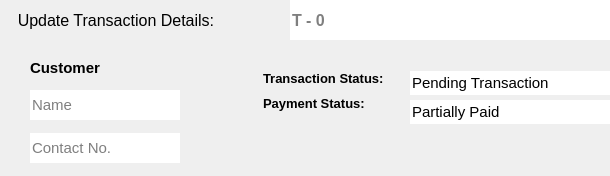
                     <widget class="QWidget" name="utd_detail_widget" native="true">
                      <layout class="QVBoxLayout" name="verticalLayout_70">
                       <property name="leftMargin">
                        <number>0</number>
                       </property>
                       <property name="topMargin">
                        <number>0</number>
                       </property>
                       <property name="rightMargin">
                        <number>0</number>
                       </property>
                       <property name="bottomMargin">
                        <number>0</number>
                       </property>
                       <item>
                        <layout class="QHBoxLayout" name="update_transaction_details">
                         <property name="spacing">
                          <number>0</number>
                         </property>
                         <property name="leftMargin">
                          <number>0</number>
                         </property>
                         <property name="topMargin">
                          <number>0</number>
                         </property>
                         <property name="rightMargin">
                          <number>0</number>
                         </property>
                         <property name="bottomMargin">
                          <number>0</number>
                         </property>
                         <item>
                          <widget class="QLabel" name="utd_label">
                           <property name="minimumSize">
                            <size>
                             <width>290</width>
                             <height>40</height>
                            </size>
                           </property>
                           <property name="maximumSize">
                            <size>
                             <width>280</width>
                             <height>16777215</height>
                            </size>
                           </property>
                           <property name="font">
                            <font>
                             <pointsize>12</pointsize>
                            </font>
                           </property>
                           <property name="text">
                            <string>    Update Transaction Details:    </string>
                           </property>
                          </widget>
                         </item>
                         <item>
                          <widget class="QLineEdit" name="utd_id">
                           <property name="minimumSize">
                            <size>
                             <width>0</width>
                             <height>40</height>
                            </size>
                           </property>
                           <property name="font">
                            <font>
                             <pointsize>12</pointsize>
                             <weight>75</weight>
                             <bold>true</bold>
                            </font>
                           </property>
                           <property name="frame">
                            <bool>false</bool>
                           </property>
                           <property name="readOnly">
                            <bool>true</bool>
                           </property>
                           <property name="placeholderText">
                            <string>T - 0</string>
                           </property>
                          </widget>
                         </item>
                        </layout>
                       </item>
                       <item>
                        <layout class="QHBoxLayout" name="horizontalLayout_64">
                         <property name="spacing">
                          <number>13</number>
                         </property>
                         <item>
                          <layout class="QVBoxLayout" name="verticalLayout_66">
                           <property name="leftMargin">
                            <number>30</number>
                           </property>
                           <property name="topMargin">
                            <number>13</number>
                           </property>
                           <property name="rightMargin">
                            <number>30</number>
                           </property>
                           <property name="bottomMargin">
                            <number>13</number>
                           </property>
                           <item>
                            <widget class="QLabel" name="label_57">
                             <property name="font">
                              <font>
                               <pointsize>11</pointsize>
                               <weight>75</weight>
                               <bold>true</bold>
                              </font>
                             </property>
                             <property name="text">
                              <string>Customer</string>
                             </property>
                            </widget>
                           </item>
                           <item>
                            <widget class="QLineEdit" name="customer_name_utd">
                             <property name="minimumSize">
                              <size>
                               <width>150</width>
                               <height>30</height>
                              </size>
                             </property>
                             <property name="font">
                              <font>
                               <pointsize>11</pointsize>
                              </font>
                             </property>
                             <property name="maxLength">
                              <number>70</number>
                             </property>
                             <property name="frame">
                              <bool>false</bool>
                             </property>
                             <property name="placeholderText">
                              <string>Name</string>
                             </property>
                             <property name="cursorMoveStyle">
                              <enum>Qt::VisualMoveStyle</enum>
                             </property>
                            </widget>
                           </item>
                           <item>
                            <widget class="QLineEdit" name="contact_num_utd">
                             <property name="minimumSize">
                              <size>
                               <width>150</width>
                               <height>30</height>
                              </size>
                             </property>
                             <property name="font">
                              <font>
                               <pointsize>11</pointsize>
                              </font>
                             </property>
                             <property name="inputMethodHints">
                              <set>Qt::ImhDigitsOnly</set>
                             </property>
                             <property name="maxLength">
                              <number>15</number>
                             </property>
                             <property name="frame">
                              <bool>false</bool>
                             </property>
                             <property name="placeholderText">
                              <string>Contact No.</string>
                             </property>
                            </widget>
                           </item>
                          </layout>
                         </item>
                         <item>
                          <spacer name="horizontalSpacer_29">
                           <property name="orientation">
                            <enum>Qt::Horizontal</enum>
                           </property>
                           <property name="sizeHint" stdset="0">
                            <size>
                             <width>40</width>
                             <height>20</height>
                            </size>
                           </property>
                          </spacer>
                         </item>
                         <item>
                          <widget class="QWidget" name="widget_11" native="true">
                           <property name="sizePolicy">
                            <sizepolicy hsizetype="Preferred" vsizetype="Fixed">
                             <horstretch>0</horstretch>
                             <verstretch>0</verstretch>
                            </sizepolicy>
                           </property>
                           <layout class="QHBoxLayout" name="horizontalLayout_65">
                            <property name="spacing">
                             <number>26</number>
                            </property>
                            <property name="leftMargin">
                             <number>0</number>
                            </property>
                            <property name="topMargin">
                             <number>0</number>
                            </property>
                            <property name="rightMargin">
                             <number>0</number>
                            </property>
                            <property name="bottomMargin">
                             <number>0</number>
                            </property>
                            <item>
                             <layout class="QVBoxLayout" name="verticalLayout_78">
                              <property name="spacing">
                               <number>10</number>
                              </property>
                              <property name="topMargin">
                               <number>13</number>
                              </property>
                              <property name="rightMargin">
                               <number>0</number>
                              </property>
                              <item>
                               <widget class="QLabel" name="label_61">
                                <property name="font">
                                 <font>
                                  <pointsize>10</pointsize>
                                  <weight>75</weight>
                                  <bold>true</bold>
                                 </font>
                                </property>
                                <property name="text">
                                 <string>Transaction Status:</string>
                                </property>
                               </widget>
                              </item>
                              <item>
                               <widget class="QLabel" name="label_59">
                                <property name="font">
                                 <font>
                                  <pointsize>10</pointsize>
                                  <weight>75</weight>
                                  <bold>true</bold>
                                 </font>
                                </property>
                                <property name="text">
                                 <string>Payment Status:</string>
                                </property>
                               </widget>
                              </item>
                              <item>
                               <spacer name="verticalSpacer_16">
                                <property name="orientation">
                                 <enum>Qt::Vertical</enum>
                                </property>
                                <property name="sizeHint" stdset="0">
                                 <size>
                                  <width>20</width>
                                  <height>40</height>
                                 </size>
                                </property>
                               </spacer>
                              </item>
                             </layout>
                            </item>
                            <item>
                             <layout class="QVBoxLayout" name="verticalLayout_79">
                              <property name="spacing">
                               <number>5</number>
                              </property>
                              <property name="leftMargin">
                               <number>0</number>
                              </property>
                              <property name="topMargin">
                               <number>13</number>
                              </property>
                              <property name="rightMargin">
                               <number>0</number>
                              </property>
                              <item>
                               <widget class="QLineEdit" name="lineEdit_3">
                                <property name="minimumSize">
                                 <size>
                                  <width>200</width>
                                  <height>0</height>
                                 </size>
                                </property>
                                <property name="font">
                                 <font>
                                  <pointsize>11</pointsize>
                                 </font>
                                </property>
                                <property name="text">
                                 <string>Pending Transaction</string>
                                </property>
                                <property name="frame">
                                 <bool>false</bool>
                                </property>
                                <property name="alignment">
                                 <set>Qt::AlignLeading|Qt::AlignLeft|Qt::AlignVCenter</set>
                                </property>
                                <property name="readOnly">
                                 <bool>true</bool>
                                </property>
                               </widget>
                              </item>
                              <item>
                               <widget class="QLineEdit" name="lineEdit_4">
                                <property name="minimumSize">
                                 <size>
                                  <width>200</width>
                                  <height>0</height>
                                 </size>
                                </property>
                                <property name="font">
                                 <font>
                                  <pointsize>11</pointsize>
                                 </font>
                                </property>
                                <property name="text">
                                 <string>Partially Paid</string>
                                </property>
                                <property name="frame">
                                 <bool>false</bool>
                                </property>
                                <property name="alignment">
                                 <set>Qt::AlignLeading|Qt::AlignLeft|Qt::AlignVCenter</set>
                                </property>
                                <property name="readOnly">
                                 <bool>true</bool>
                                </property>
                               </widget>
                              </item>
                              <item>
                               <spacer name="verticalSpacer_17">
                                <property name="orientation">
                                 <enum>Qt::Vertical</enum>
                                </property>
                                <property name="sizeHint" stdset="0">
                                 <size>
                                  <width>20</width>
                                  <height>40</height>
                                 </size>
                                </property>
                               </spacer>
                              </item>
                             </layout>
                            </item>
                           </layout>
                          </widget>
                         </item>
                        </layout>
                       </item>
                      </layout>
                     </widget>
